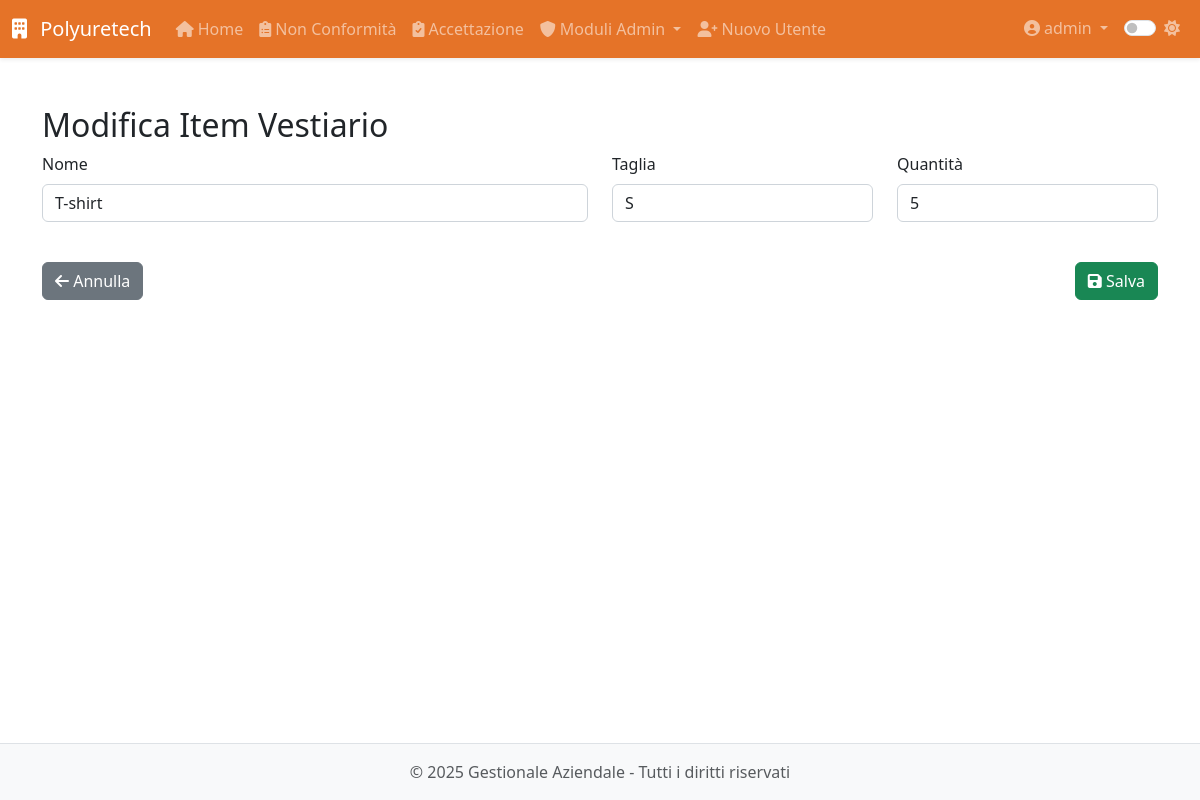
Before: /modulo8/vestiario/modifica/1 (signed in) with the older database file.
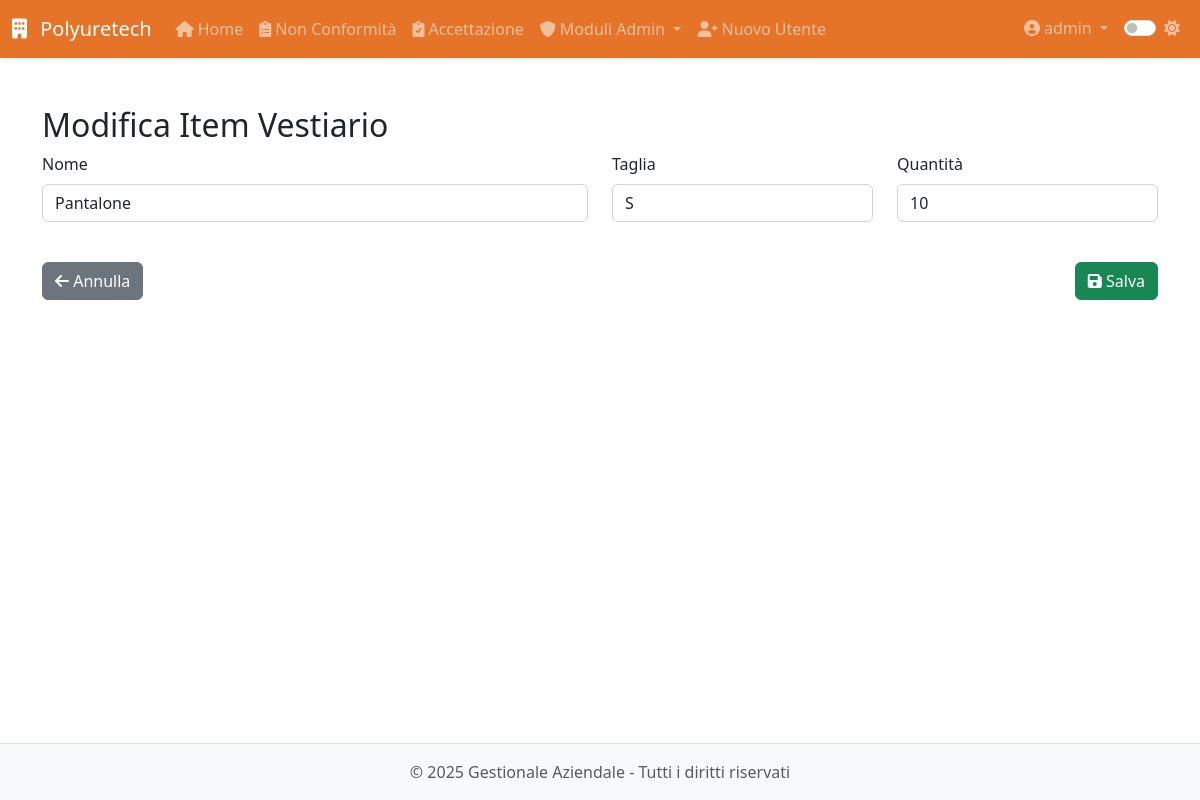
After: the same page with the newer database file.
### app/models.py (models this page shows, shortened)
class Inventory(db.Model):
    __tablename__ = 'inventory'
    id = db.Column(db.Integer, primary_key=True)
    nome = db.Column(db.String(128), nullable=False)
    taglia = db.Column(db.String(64))                        # facoltativa
    quantita = db.Column(db.Integer, default=0, nullable=False)

### app/routes/modulo8.py (the view, shortened to what this page needs)
@modulo8.route('/vestiario/modifica/<int:id>', methods=['GET', 'POST'])
@login_required
@admin_required
def modifica_item_vestiario(id):
    item = Inventory.query.get_or_404(id)
    form = VestiarioForm(obj=item)
    return render_template('modulo8/vestiario/modifica.html', form=form, item=item)

### app/routes/modulo8.py
class VestiarioForm(FlaskForm):
    nome = StringField('Nome', validators=[DataRequired()])
    taglia = StringField('Taglia', validators=[DataRequired()])
    quantita = IntegerField('Quantità', validators=[DataRequired(), NumberRange(min=0)])

### app/models.py (called while the page is built)
@login_manager.user_loader
def load_user(id):
    return User.query.get(int(id))

    def is_admin(self):
        return self.role == 'admin'

### app/utils.py (called while the page is built)
def admin_required(f):
    @wraps(f)
    def decorated_function(*args, **kwargs):
        if not current_user.is_admin:
            abort(403)
        return f(*args, **kwargs)
    return decorated_function

### app/templates/modulo8/vestiario/modifica.html (shortened to what this page needs)
{% extends 'base.html' %}
{% block content %}
<div class="module-view">
    <h2>Modifica Item Vestiario</h2>
    <form method="POST" class="needs-validation" novalidate>
        <div class="row">
            <div class="col-md-6 mb-3">
                {{ form.nome.label(class="form-label") }}
                {{ form.nome(class="form-control") }}
            </div>
            <div class="col-md-3 mb-3">
                {{ form.taglia.label(class="form-label") }}
                {{ form.taglia(class="form-control") }}
            </div>
            <div class="col-md-3 mb-3">
                {{ form.quantita.label(class="form-label") }}
                {{ form.quantita(class="form-control") }}
            </div>
        </div>
        <div class="d-flex justify-content-between mt-4">
            <a href="{{ url_for('modulo8.vestiario') }}" class="btn btn-secondary">
                <i class="fas fa-arrow-left"></i> Annulla
            </a>
            <button type="submit" class="btn btn-success">
                <i class="fas fa-save"></i> Salva
            </button>
        </div>
    </form>
</div>
{% endblock %}

Changed rows visible on the page:
changed Inventory: nome "T-shirt" → "Pantalone"; quantita "5" → "10"
